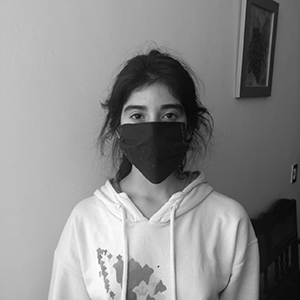
%> input picture src/filtros/image.jpeg, 300 x 300 px
$ octave fspecialFiltros.m   (GNU Octave 9; MATLAB toolbox functions it lacks are replaced by stand-ins)
%> lines starting %> are read from the running program, lines starting %| are printed output that depends on the picture
% Programa filtros fspecial()
% Luis Angel Alvarado Hernandez
% Vision Computacional
% Prof

pkg load image
imgMuestra = imread("image.jpeg");
%> imgMuestra is the input picture: size 300x300x3 uint8; min 0, max 255, mean 138.4

filter = fspecial("average");
imgFiltrada = imfilter(imgMuestra, filter);
figure(1);
imshow(imgFiltrada);

filter = fspecial("disk");
imgFiltrada = imfilter(imgMuestra, filter);
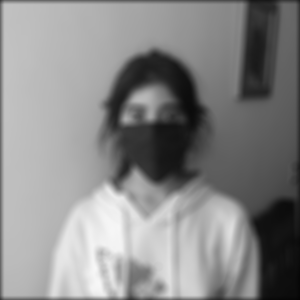
%> imgFiltrada: size 300x300x3 uint8; min 4, max 248, mean 136.4
figure(2);
imshow(imgFiltrada);

filter = fspecial("gaussian");
imgFiltrada = imfilter(imgMuestra, filter);
figure(3);
imshow(imgFiltrada);

filter = fspecial("log");
imgFiltrada = imfilter(imgMuestra, filter);
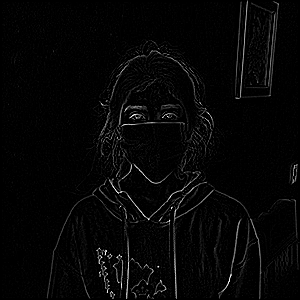
%> imgFiltrada: size 300x300x3 uint8; min 0, max 255, mean 6.2
figure(4);
imshow(imgFiltrada);

filter = fspecial("laplacian", 0.5);
imgFiltrada = imfilter(imgMuestra, filter);
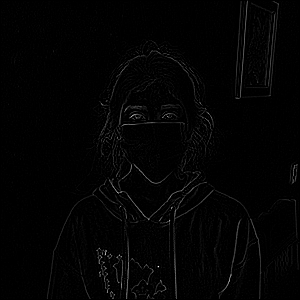
%> imgFiltrada: size 300x300x3 uint8; min 0, max 255, mean 3.3
figure(5);
imshow(imgFiltrada);


%imwrite(imgFiltrada,"lap.jpg");


filter = fspecial("unsharp", .5);
imgFiltrada = imfilter(imgMuestra, filter);
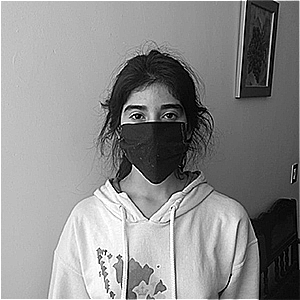
%> imgFiltrada: size 300x300x3 uint8; min 0, max 255, mean 139.3
figure(6);
imshow(imgFiltrada);

%imwrite(imgFiltrada,"unsh.jpg");

filter = fspecial("motion");
imgFiltrada = imfilter(imgMuestra, filter);
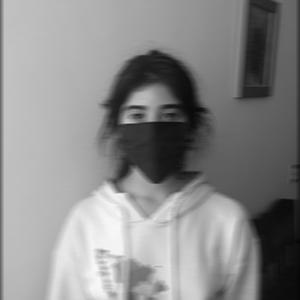
%> imgFiltrada: size 300x300x3 uint8; min 5, max 249, mean 137.4
figure(7);
imshow(imgFiltrada);

%imwrite(imgFiltrada,"mot.jpg");

filter = fspecial("sobel");
imgFiltrada = imfilter(imgMuestra, filter);
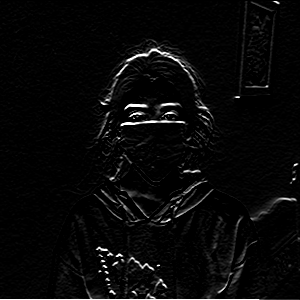
%> imgFiltrada: size 300x300x3 uint8; min 0, max 255, mean 8.3
figure(8);
imshow(imgFiltrada);

%imwrite(imgFiltrada,"sobel.jpg");

filter = fspecial("prewitt");
imgFiltrada = imfilter(imgMuestra, filter);
figure(9);
imshow(imgFiltrada);

%imwrite(imgFiltrada,"pret.jpg");

filter = fspecial("kirsch");
imgFiltrada = imfilter(imgMuestra, filter);
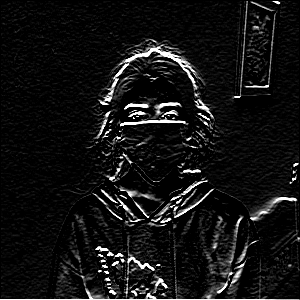
%> imgFiltrada: size 300x300x3 uint8; min 0, max 255, mean 19.3
figure(10);
imshow(imgFiltrada);

%imwrite(imgFiltrada,"kir.jpg");
figure(11);
imshow(imgMuestra);
